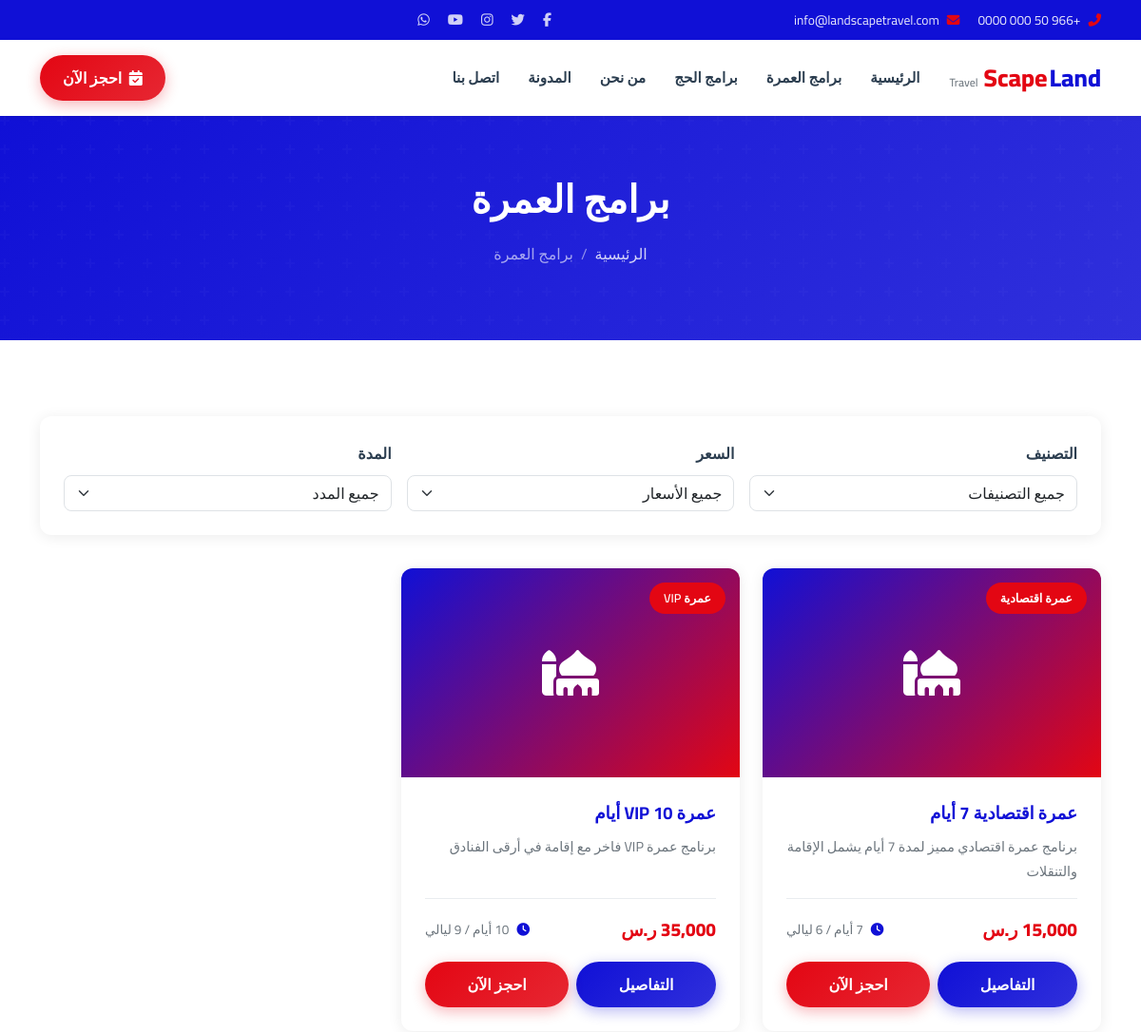
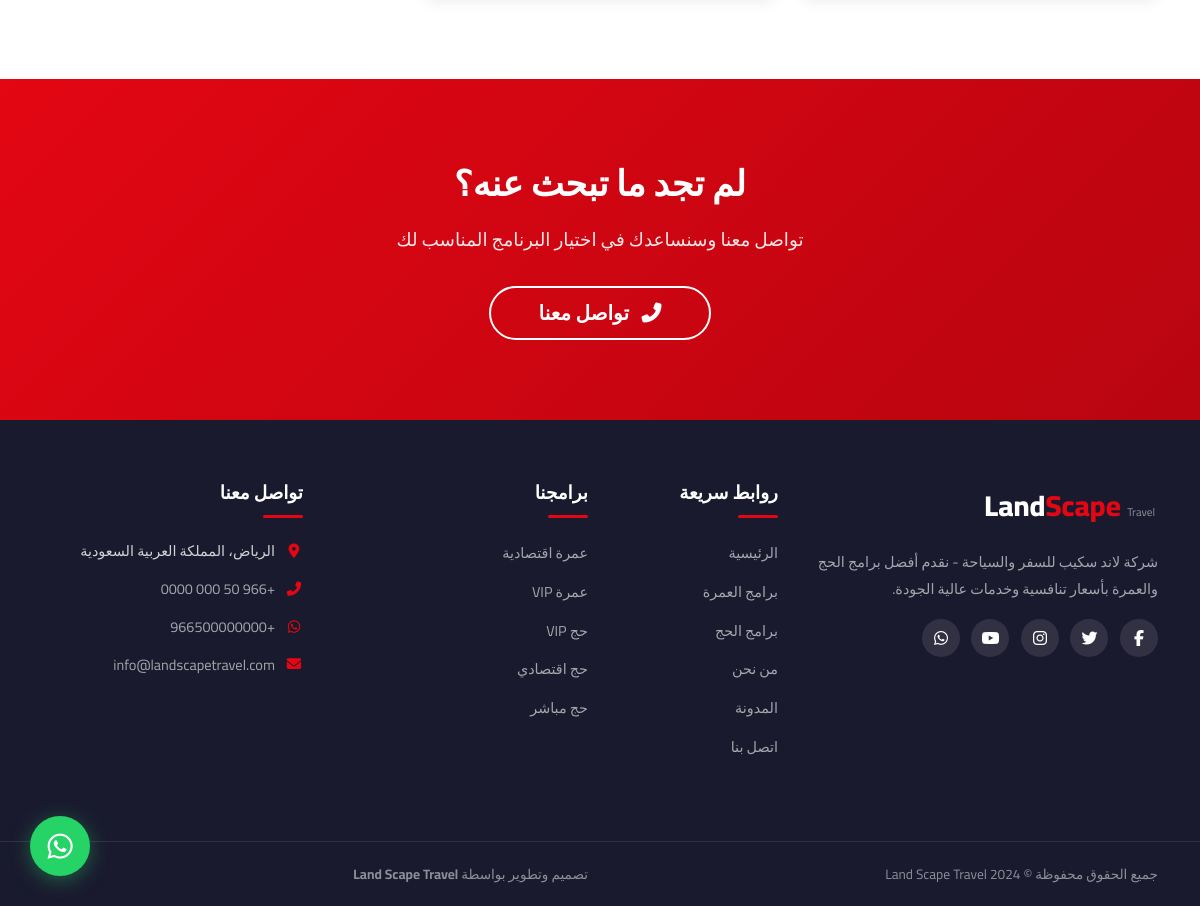
Page /umrah on the committed database (2 pictures, top to bottom).
### tables this page shows
CREATE TABLE `menus` (
    `id` INT AUTO_INCREMENT PRIMARY KEY,
    `title` VARCHAR(200) NOT NULL,
    `url` VARCHAR(500) NOT NULL,
    `parent_id` INT DEFAULT NULL,
    `sort_order` INT DEFAULT 0,
    `is_active` TINYINT(1) DEFAULT 1,
    `target` VARCHAR(20) DEFAULT '_self',
    `created_at` TIMESTAMP DEFAULT CURRENT_TIMESTAMP,
    `updated_at` TIMESTAMP DEFAULT CURRENT_TIMESTAMP ON UPDATE CURRENT_TIMESTAMP
);

CREATE TABLE `programs` (
    `id` INT AUTO_INCREMENT PRIMARY KEY,
    `title` VARCHAR(300) NOT NULL,
    `slug` VARCHAR(300) NOT NULL UNIQUE,
    `category_id` INT,
    `type` ENUM('hajj', 'umrah') DEFAULT 'umrah',
    `duration` VARCHAR(100),
    `price` DECIMAL(10,2) DEFAULT 0.00,
    `price_note` VARCHAR(200),
    `image` VARCHAR(500),
    `gallery` TEXT,
    `short_description` TEXT,
    `description` LONGTEXT,
    `itinerary` LONGTEXT,
    `hotels` LONGTEXT,
    `features` LONGTEXT,
    `includes` LONGTEXT,
    `excludes` LONGTEXT,
    `terms` LONGTEXT,
    `is_featured` TINYINT(1) DEFAULT 0,
    `is_active` TINYINT(1) DEFAULT 1,
    `sort_order` INT DEFAULT 0,
    `views` INT DEFAULT 0,
    `created_at` TIMESTAMP DEFAULT CURRENT_TIMESTAMP,
    `updated_at` TIMESTAMP DEFAULT CURRENT_TIMESTAMP ON UPDATE CURRENT_TIMESTAMP,
    FOREIGN KEY (`category_id`) REFERENCES `categories`(`id`) ON DELETE SET NULL
);

CREATE TABLE `categories` (
    `id` INT AUTO_INCREMENT PRIMARY KEY,
    `name` VARCHAR(200) NOT NULL,
    `slug` VARCHAR(200) NOT NULL UNIQUE,
    `type` ENUM('hajj', 'umrah', 'blog') DEFAULT 'umrah',
    `description` TEXT,
    `sort_order` INT DEFAULT 0,
    `is_active` TINYINT(1) DEFAULT 1,
    `created_at` TIMESTAMP DEFAULT CURRENT_TIMESTAMP,
    `updated_at` TIMESTAMP DEFAULT CURRENT_TIMESTAMP ON UPDATE CURRENT_TIMESTAMP
);

### config/config.php (called while the page is built, shortened)
<?php
function getSetting(string $key, string $default = ''): string {
    static $settings = null;
    if ($settings === null) {
        try {
            $db = getDB();
            $stmt = $db->query("SELECT setting_key, setting_value FROM settings");
            $settings = [];
            while ($row = $stmt->fetch()) {
                $settings[$row['setting_key']] = $row['setting_value'];
            }
        } catch (PDOException $e) {
            return $default;
        }
    }
    return $settings[$key] ?? $default;
}
function clean(string $data): string {
    return htmlspecialchars(trim($data), ENT_QUOTES, 'UTF-8');
}
function getResolvedSlug(string $slug): string {
    try {
        $db = getDB();
        $stmt = $db->prepare("SELECT original_slug FROM url_slugs WHERE custom_slug = ?");
        $stmt->execute([$slug]);
        $row = $stmt->fetch();
        return $row ? $row['original_slug'] : $slug;
    } catch (PDOException $e) {
        return $slug;
    }
}
function getMenus(): array {
    try {
        $db = getDB();
        $stmt = $db->query("SELECT * FROM menus WHERE is_active = 1 ORDER BY sort_order ASC");
        return $stmt->fetchAll();
    } catch (PDOException $e) {
        return [];
    }
}
function formatPrice(float $price): string {
    return number_format($price, 0) . ' ر.س';
}
function getProgramsByType(string $type, int $limit = 0, bool $featuredOnly = false): array {
    try {
        $db = getDB();
        $sql = "SELECT p.*, c.name as category_name FROM programs p LEFT JOIN categories c ON p.category_id = c.id WHERE p.type = ? AND p.is_active = 1";
        $sql .= " ORDER BY p.sort_order ASC, p.created_at DESC";
        $stmt = $db->prepare($sql);
        $stmt->execute([$type]);
        return $stmt->fetchAll();
    } catch (PDOException $e) {
        return [];
    }
}

### pages/umrah.php (the view, shortened to what this page needs)
<?php
$programs = getProgramsByType('umrah');
include __DIR__ . '/../includes/header.php';
?>
<section class="page-header">
    <div class="container">
        <h1 data-aos="fade-up">برامج العمرة</h1>
        <nav aria-label="breadcrumb" data-aos="fade-up" data-aos-delay="100">
            <ol class="breadcrumb">
                <li class="breadcrumb-item"><a href="<?= BASE_URL ?>">الرئيسية</a></li>
                <li class="breadcrumb-item active">برامج العمرة</li>
            </ol>
        </nav>
    </div>
</section>
<section class="section-padding">
    <div class="container">
        <div class="filters-bar" data-aos="fade-up" id="filterForm">
            <div class="row g-3 align-items-end">
                <div class="col-md-4">
                    <label class="form-label fw-bold">التصنيف</label>
                    <select class="form-select" id="filterCategory">
                        <option value="">جميع التصنيفات</option>
                    </select>
                </div>
                <div class="col-md-4">
                    <label class="form-label fw-bold">السعر</label>
                    <select class="form-select" id="filterPrice">
                        <option value="">جميع الأسعار</option>
                    </select>
                </div>
                <div class="col-md-4">
                    <label class="form-label fw-bold">المدة</label>
                    <select class="form-select" id="filterDuration">
                        <option value="">جميع المدد</option>
                    </select>
                </div>
            </div>
        </div>
        <div class="row g-4">
            <?php if (count($programs) > 0): ?>
                <?php foreach ($programs as $index => $program): ?>
                <div class="col-md-6 col-lg-4 program-item"
                     data-category="<?= $program['category_id'] ?>"
                     data-price="<?= $program['price'] ?>"
                     data-duration="<?= preg_replace('/[^0-9]/', '', $program['duration']) ?>"
                     data-aos="fade-up" data-aos-delay="<?= ($index % 3) * 100 ?>">
                    <div class="program-card">
                        <div class="card-img">
                            <?php if ($program['image'] && file_exists($program['image'])): ?>
                                <img src="<?= clean($program['image']) ?>" alt="<?= clean($program['title']) ?>">
                            <?php else: ?>
                                <div class="placeholder-img"><i class="fas fa-mosque"></i></div>
                            <?php endif; ?>
                            <span class="card-badge"><?= clean($program['category_name'] ?? 'عمرة') ?></span>
                        </div>
                        <div class="card-body">
                            <h5 class="card-title"><?= clean($program['title']) ?></h5>
                            <p class="card-text"><?= clean($program['short_description']) ?></p>
                            <div class="card-meta">
                                <span class="card-price"><?= formatPrice($program['price']) ?></span>
                                <span class="card-duration">
                                    <i class="fas fa-clock"></i> <?= clean($program['duration']) ?>
                                </span>
                            </div>
                            <div class="d-flex gap-2 mt-3">
                                <a href="<?= BASE_URL ?>program/<?= clean($program['slug']) ?>" class="btn btn-gradient-blue btn-sm flex-fill">
                                    التفاصيل
                                </a>
                                <a href="<?= BASE_URL ?>booking?program=<?= $program['id'] ?>" class="btn btn-gradient-red btn-sm flex-fill">
                                    احجز الآن
                                </a>
                            </div>
                        </div>
                    </div>
                </div>
                <?php endforeach; ?>
            <?php endif; ?>
        </div>
    </div>
</section>
<section class="cta-section">
    <div class="container" data-aos="fade-up">
        <h2>لم تجد ما تبحث عنه؟</h2>
        <p>تواصل معنا وسنساعدك في اختيار البرنامج المناسب لك</p>
        <a href="<?= BASE_URL ?>contact" class="btn btn-outline-custom btn-lg px-5">
            <i class="fas fa-phone-alt me-2"></i> تواصل معنا
        </a>
    </div>
</section>
<?php include __DIR__ . '/../includes/footer.php'; ?>

### index.php (shortened to what this page needs)
<?php
require_once __DIR__ . '/config/config.php';
$requestUri = parse_url($_SERVER['REQUEST_URI'], PHP_URL_PATH);
$requestUri = rtrim($requestUri, '/');
$slug = ltrim($requestUri, '/');
if ($slug) {
    $resolvedSlug = getResolvedSlug($slug);
} else {
    $resolvedSlug = '';
}
switch (true) {
    case $resolvedSlug === 'umrah':
        require __DIR__ . '/pages/umrah.php';
        break;
}

### includes/header.php (shortened to what this page needs)
<?php
require_once __DIR__ . '/../config/config.php';
$siteName = getSetting('site_name', 'Land Scape Travel');
$menus = getMenus();
?>
<!DOCTYPE html>
<html lang="ar" dir="rtl">
<head>
    <link href="https://cdn.jsdelivr.net/npm/bootstrap@5.3.3/dist/css/bootstrap.rtl.min.css" rel="stylesheet">
    <link rel="stylesheet" href="https://cdnjs.cloudflare.com/ajax/libs/font-awesome/6.5.1/css/all.min.css">
    <link href="https://unpkg.com/aos@2.3.1/dist/aos.css" rel="stylesheet">
    <link rel="stylesheet" href="https://cdn.jsdelivr.net/npm/swiper@11/swiper-bundle.min.css">
    <link rel="stylesheet" href="<?= BASE_URL ?>assets/css/style.css">
</head>
<body>
<div class="top-bar">
    <div class="container">
        <div class="row align-items-center">
            <div class="col-md-6">
                <div class="top-bar-info">
                    <span><i class="fas fa-phone-alt"></i> <?= clean(getSetting('phone')) ?></span>
                    <span class="mx-3"><i class="fas fa-envelope"></i> <?= clean(getSetting('email')) ?></span>
                </div>
            </div>
            <div class="col-md-6 text-start">
                <div class="top-bar-social">
                    <?php if ($fb = getSetting('facebook')): ?>
                        <a href="<?= clean($fb) ?>" target="_blank"><i class="fab fa-facebook-f"></i></a>
                    <?php endif; ?>
                    <?php if ($tw = getSetting('twitter')): ?>
                        <a href="<?= clean($tw) ?>" target="_blank"><i class="fab fa-twitter"></i></a>
                    <?php endif; ?>
                    <?php if ($ig = getSetting('instagram')): ?>
                        <a href="<?= clean($ig) ?>" target="_blank"><i class="fab fa-instagram"></i></a>
                    <?php endif; ?>
                    <?php if ($yt = getSetting('youtube')): ?>
                        <a href="<?= clean($yt) ?>" target="_blank"><i class="fab fa-youtube"></i></a>
                    <?php endif; ?>
                    <?php if ($wa = getSetting('whatsapp')): ?>
                        <a href="https://wa.me/<?= clean($wa) ?>" target="_blank"><i class="fab fa-whatsapp"></i></a>
                    <?php endif; ?>
                </div>
            </div>
        </div>
    </div>
</div>
<nav class="navbar navbar-expand-lg navbar-light bg-white sticky-top shadow-sm">
    <div class="container">
        <a class="navbar-brand" href="<?= BASE_URL ?>">
            <span class="brand-text">
                <span class="brand-land">Land</span><span class="brand-scape">Scape</span>
                <small>Travel</small>
            </span>
        </a>
        <div class="collapse navbar-collapse" id="mainNav">
            <ul class="navbar-nav me-auto mb-2 mb-lg-0">
                <?php foreach ($menus as $menu): ?>
                    <li class="nav-item">
                        <a class="nav-link" href="<?= clean($menu['url']) ?>"><?= clean($menu['title']) ?></a>
                    </li>
                <?php endforeach; ?>
            </ul>
            <a href="<?= BASE_URL ?>booking" class="btn btn-gradient-red btn-sm px-4">
                <i class="fas fa-calendar-check me-1"></i> احجز الآن
            </a>
        </div>
    </div>
</nav>

### includes/footer.php (shortened to what this page needs)
<footer class="site-footer">
    <div class="container">
        <div class="row">
            <div class="col-lg-4 col-md-6 mb-4">
                <div class="footer-brand">
                    <span class="brand-land">Land</span><span class="brand-scape">Scape</span>
                    <small>Travel</small>
                </div>
                <p class="footer-about mt-3">
                    شركة لاند سكيب للسفر والسياحة - نقدم أفضل برامج الحج والعمرة بأسعار تنافسية وخدمات عالية الجودة.
                </p>
                <div class="footer-social">
                    <?php if ($fb = getSetting('facebook')): ?>
                        <a href="<?= clean($fb) ?>" target="_blank"><i class="fab fa-facebook-f"></i></a>
                    <?php endif; ?>
                    <?php if ($tw = getSetting('twitter')): ?>
                        <a href="<?= clean($tw) ?>" target="_blank"><i class="fab fa-twitter"></i></a>
                    <?php endif; ?>
                    <?php if ($ig = getSetting('instagram')): ?>
                        <a href="<?= clean($ig) ?>" target="_blank"><i class="fab fa-instagram"></i></a>
                    <?php endif; ?>
                    <?php if ($yt = getSetting('youtube')): ?>
                        <a href="<?= clean($yt) ?>" target="_blank"><i class="fab fa-youtube"></i></a>
                    <?php endif; ?>
                    <?php if ($wa = getSetting('whatsapp')): ?>
                        <a href="https://wa.me/<?= clean($wa) ?>" target="_blank"><i class="fab fa-whatsapp"></i></a>
                    <?php endif; ?>
                </div>
            </div>
            <div class="col-lg-2 col-md-6 mb-4">
                <h5 class="footer-title">روابط سريعة</h5>
                <ul class="footer-links">
                    <li><a href="<?= BASE_URL ?>">الرئيسية</a></li>
                    <li><a href="<?= BASE_URL ?>umrah">برامج العمرة</a></li>
                    <li><a href="<?= BASE_URL ?>hajj">برامج الحج</a></li>
                    <li><a href="<?= BASE_URL ?>about">من نحن</a></li>
                    <li><a href="<?= BASE_URL ?>blog">المدونة</a></li>
                    <li><a href="<?= BASE_URL ?>contact">اتصل بنا</a></li>
                </ul>
            </div>
            <div class="col-lg-3 col-md-6 mb-4">
                <h5 class="footer-title">برامجنا</h5>
                <ul class="footer-links">
                    <li><a href="<?= BASE_URL ?>umrah">عمرة اقتصادية</a></li>
                    <li><a href="<?= BASE_URL ?>umrah">عمرة VIP</a></li>
                    <li><a href="<?= BASE_URL ?>hajj">حج VIP</a></li>
                    <li><a href="<?= BASE_URL ?>hajj">حج اقتصادي</a></li>
                    <li><a href="<?= BASE_URL ?>hajj">حج مباشر</a></li>
                </ul>
            </div>
            <div class="col-lg-3 col-md-6 mb-4">
                <h5 class="footer-title">تواصل معنا</h5>
                <ul class="footer-contact">
                    <li>
                        <i class="fas fa-map-marker-alt"></i>
                        <span><?= clean(getSetting('address')) ?></span>
                    </li>
                    <li>
                        <i class="fas fa-phone-alt"></i>
                        <a href="tel:<?= clean(getSetting('phone')) ?>"><?= clean(getSetting('phone')) ?></a>
                    </li>
                    <li>
                        <i class="fab fa-whatsapp"></i>
                        <a href="https://wa.me/<?= clean(getSetting('whatsapp')) ?>"><?= clean(getSetting('whatsapp')) ?></a>
                    </li>
                    <li>
                        <i class="fas fa-envelope"></i>
                        <a href="mailto:<?= clean(getSetting('email')) ?>"><?= clean(getSetting('email')) ?></a>
                    </li>
                </ul>
            </div>
        </div>
    </div>
    <div class="footer-bottom">
        <div class="container">
            <div class="row align-items-center">
                <div class="col-md-6">
                    <p class="mb-0"><?= clean(getSetting('footer_text', 'جميع الحقوق محفوظة © 2024 Land Scape Travel')) ?></p>
                </div>
                <div class="col-md-6 text-start">
                    <p class="mb-0">تصميم وتطوير بواسطة <strong>Land Scape Travel</strong></p>
                </div>
            </div>
        </div>
    </div>
</footer>
<?php if ($wa = getSetting('whatsapp')): ?>
<a href="https://wa.me/<?= clean($wa) ?>" class="whatsapp-float" target="_blank" title="تواصل معنا عبر واتساب">
    <i class="fab fa-whatsapp"></i>
</a>
<?php endif; ?>
</body>
</html>

### rows in the picture
menus: title "الرئيسية"
menus: title "برامج العمرة"
menus: title "برامج الحج"
menus: title "من نحن"
menus: title "المدونة"
menus: title "اتصل بنا"
programs: category.name "عمرة اقتصادية", title "عمرة اقتصادية 7 أيام", short_description "برنامج عمرة اقتصادي مميز لمدة 7 أيام يشمل الإقامة والتنقلات", price "15,000 ر.س", duration "7 أيام / 6 ليالي"
programs: category.name "عمرة VIP", title "عمرة VIP 10 أيام", short_description "برنامج عمرة VIP فاخر مع إقامة في أرقى الفنادق", price "35,000 ر.س", duration "10 أيام / 9 ليالي"

### other values in the picture
getSetting('phone') "+966 50 000 0000"
getSetting('email') "info@landscapetravel.com"
getSetting('address') "الرياض، المملكة العربية السعودية"
getSetting('whatsapp') "+966500000000"
